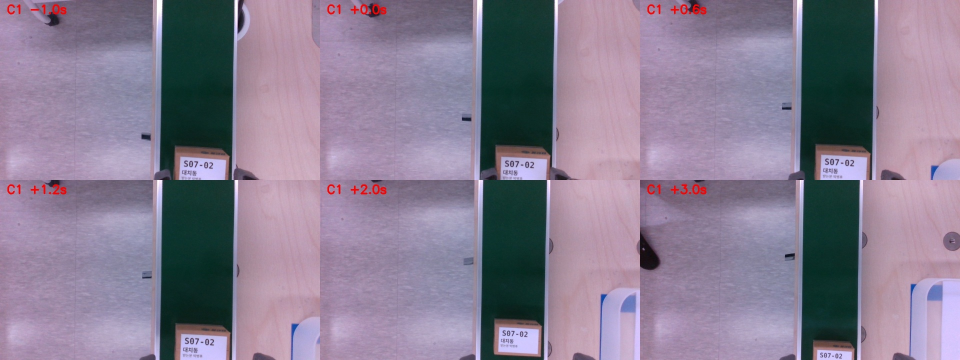
#> input picture archive/drive/raw/1012/u9_frames/C1_montage.jpg, 1920 x 720 px (shown at 1/2 size)
$ python -i label_preprocess.py   (imports and definitions only)
#> lines starting #> are read from the running program, lines starting #| are printed output that depends on the picture; after the words box and inside, x2 and y2 are one past the last pixel; in counts of white or black regions, pixels touching at a corner belong together
#> further down, picture is the input picture: shape (720, 1920, 3); mean B, G, R 145.1, 124.9, 135.7
"""송장 크롭 전처리 (TR-OCR-03): 원근 보정 → 고정 회전 → 2~3배 업스케일 → (선택) 대비 강화.

`find_label_rect` 는 관측 자세 정지 사진용 휴리스틱이다(T16·T18). 흰 송장은 V≈250 으로
벨트 위 위치 테이프(≈130)·레일(≈170)보다 훨씬 밝다. 운용 중에는 box_tracker 의 박스 영역이
LabelCrop 으로 오므로 label_reader 는 `find_label_in_crop` → `crop_upright` 를 쓴다.
"""

from __future__ import annotations

import cv2
import numpy as np

Rect = tuple[tuple[float, float], tuple[float, float], float]  # cv2.minAreaRect 형식


def find_label_rect(image: np.ndarray) -> Rect | None:
    """초록 벨트 열 안에서 가장 큰 밝은 덩어리(송장)의 회전 사각형. 없으면 None."""
    hsv = cv2.cvtColor(image, cv2.COLOR_BGR2HSV)
#> hsv: shape (720, 1920, 3); mean H, S, V 132, 70, 150.5
    green = cv2.inRange(hsv, (40, 60, 20), (95, 255, 200))
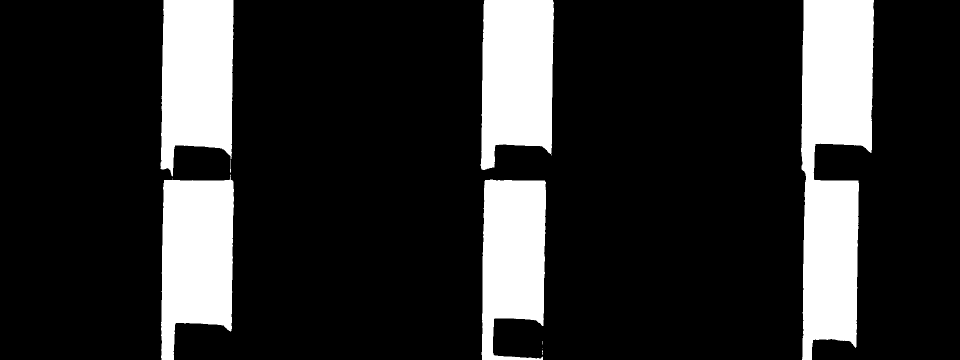
#> green: shape (720, 1920) (shown at 1/2 size); 17.5% white; 10 white regions (4 under 20 px), largest, box (x1, y1, x2, y2) and area: (1602, 0, 1748, 720) 77926, (321, 0, 467, 353) 42694, (322, 349, 468, 720) 42466, (961, 0, 1108, 340) 42327, (963, 359, 1092, 720) 36821, (460, 319, 462, 345) 33
    cols = np.where(green.sum(axis=0) > 255 * 200)[0]
#> cols = 422 values from 323 to 1743
    if cols.size == 0:
        return None
    m = cv2.inRange(hsv, (0, 0, 215), (180, 90, 255))
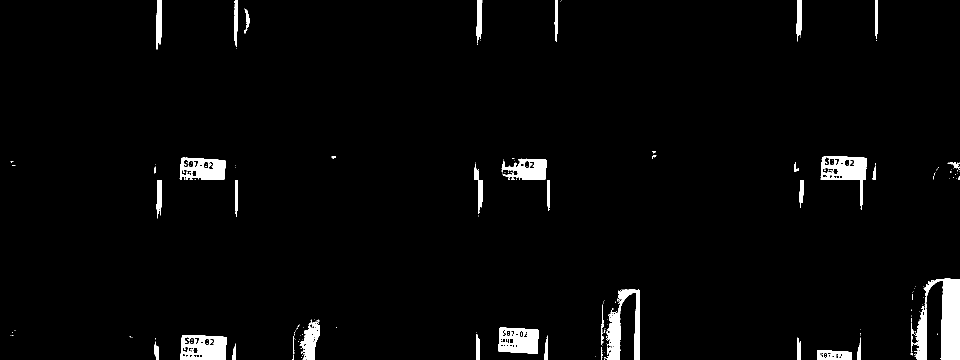
#> m: shape (720, 1920) (shown at 1/2 size); 2.9% white; 214 white regions (177 under 20 px), largest, box (x1, y1, x2, y2) and area: (1822, 557, 1920, 720) 8196, (1208, 578, 1280, 720) 4087, (1641, 312, 1733, 420) 3609
    m[:, : cols.min()] = 0
    m[:, cols.max() :] = 0
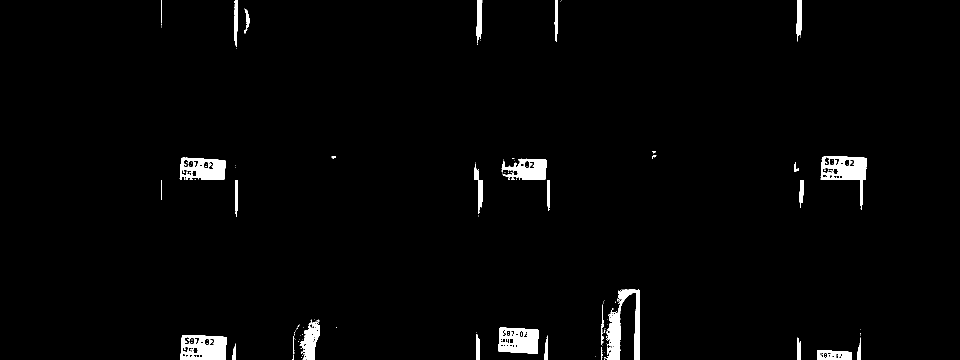
#> m: shape (720, 1920) (shown at 1/2 size); 2.1% white; 152 white regions (121 under 20 px), largest, box (x1, y1, x2, y2) and area: (1208, 578, 1280, 720) 4087, (1641, 312, 1733, 420) 3609, (361, 670, 453, 720) 3586
    m = cv2.morphologyEx(m, cv2.MORPH_CLOSE, np.ones((21, 21), np.uint8))  # 글자 구멍 메움
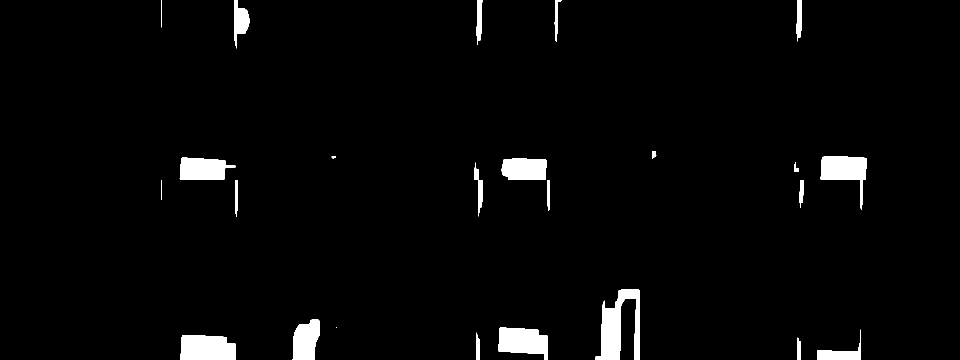
#> m: shape (720, 1920) (shown at 1/2 size); 2.8% white; 24 white regions (1 under 20 px), largest, box (x1, y1, x2, y2) and area: (1191, 578, 1280, 720) 6352, (361, 670, 471, 720) 5003, (997, 655, 1095, 720) 4601
    n, lab, st, _ = cv2.connectedComponentsWithStats(m)
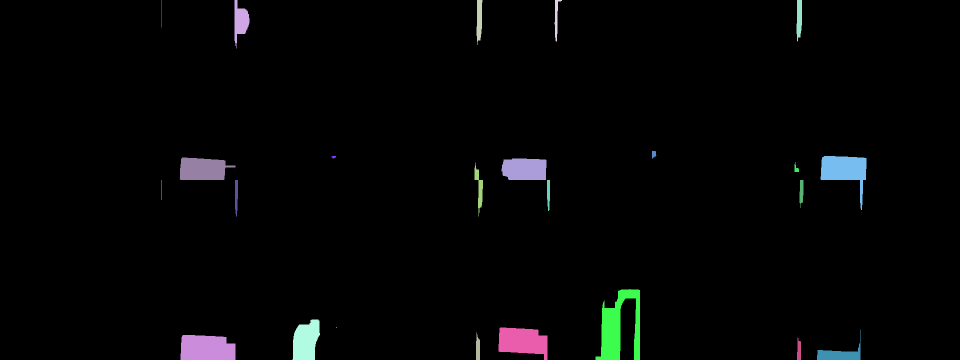
#> lab: shape (720, 1920) int32 (shown at 1/2 size); 25 distinct labels, from 0 to 24; one colour per label, 0 black
#> n = 25; st = 25 rows, first 6: [0, 0, 1920, 720, 1343090], [323, 0, 1, 55, 55], [469, 0, 30, 97, 1581], [953, 0, 12, 90, 803], [1109, 0, 15, 83, 440], [1593, 0, 11, 83, 741]
    if n < 2:
        return None
    i = max(range(1, n), key=lambda j: st[j, cv2.CC_STAT_AREA])
#> i = 17
    pts = np.column_stack(np.where(lab == i))[:, ::-1].astype(np.float32)
#> pts = 6352 pairs, first value 1191 to 1279, second value 578 to 719
    return cv2.minAreaRect(pts)


# [38 lines left out: function find_label_in_crop, not called in this run]


# 관측 자세 화면에서 송장 글자가 나아가는 방향(이미지 좌표, y 아래). 송장은 박스 윗면에 늘 같은
# 방향으로 붙고 박스 긴 변이 벨트 방향이라 고정이다(TR-OCR-03). 카메라 장착이 바뀌면 다시 정한다.
BASELINE_DIR = (0.0, 1.0)


# [34 lines left out: function crop_upright, not called in this run]

>>> import cv2
>>> picture = cv2.imread('../../../archive/drive/raw/1012/u9_frames/C1_montage.jpg')
>>> result = find_label_rect(picture)
#> result = ((1235, 648.5), (141, 88), -90)

$ run again, on archive/drive/raw/1012/u9_frames/C3_montage.jpg
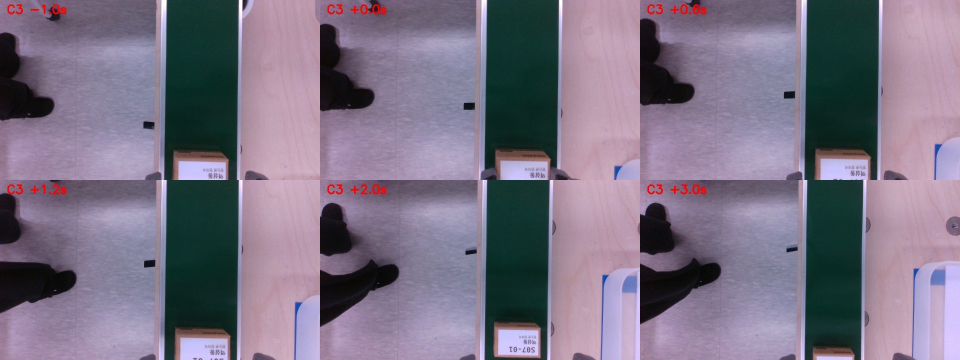
#> input picture archive/drive/raw/1012/u9_frames/C3_montage.jpg, 1920 x 720 px (shown at 1/2 size)
#> picture is the input picture: shape (720, 1920, 3); mean B, G, R 132, 113.6, 122.8
#> hsv: shape (720, 1920, 3); mean H, S, V 129.8, 71.8, 137.3
#> in find_label_rect, `green = cv2.inRange(hsv, (40, 60, 20), (95, 255, 200))`:
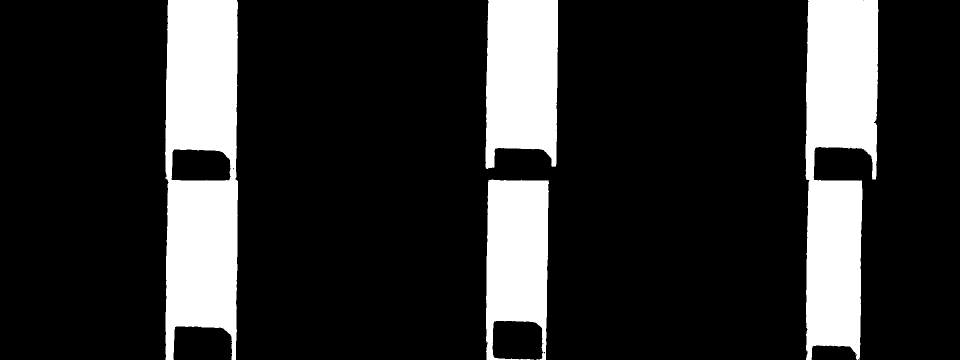
#> green: shape (720, 1920) (shown at 1/2 size); 17.9% white; 4 white regions, box (x1, y1, x2, y2) and area: (330, 0, 476, 720) 87472, (1611, 0, 1757, 720) 80166, (971, 0, 1116, 338) 43223, (972, 359, 1098, 720) 36221
#> cols = 426 values from 332 to 1753
#> in find_label_rect, `n, lab, st, _ = cv2.connectedComponentsWithStats(m)`:
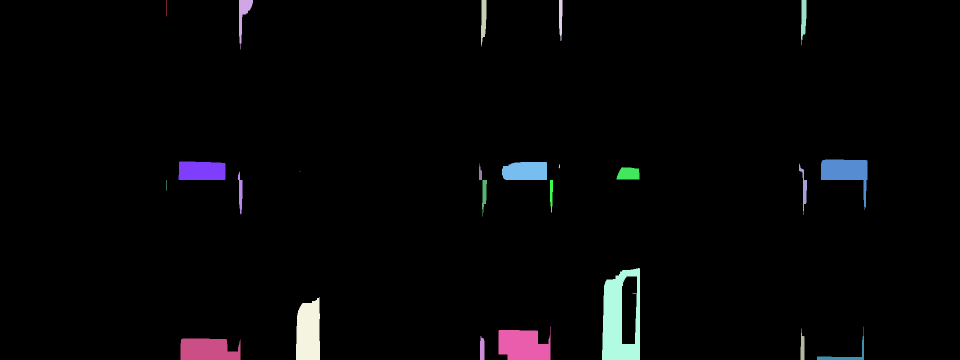
#> lab: shape (720, 1920) int32 (shown at 1/2 size); 25 distinct labels, from 0 to 24; one colour per label, 0 black
#> n = 25; st = 25 rows, first 6: [0, 0, 1920, 720, 1340420], [332, 0, 1, 33, 33], [478, 0, 28, 99, 1011], [962, 0, 11, 93, 752], [1118, 0, 7, 82, 463], [1602, 0, 11, 90, 705]
#> i = 18
#> pts = 9016 pairs, first value 1204 to 1279, second value 536 to 719
#> result = ((1241.5, 627.5), (183, 75), -90)

$ run again, on archive/drive/raw/1012/u9_frames/C4_montage.jpg
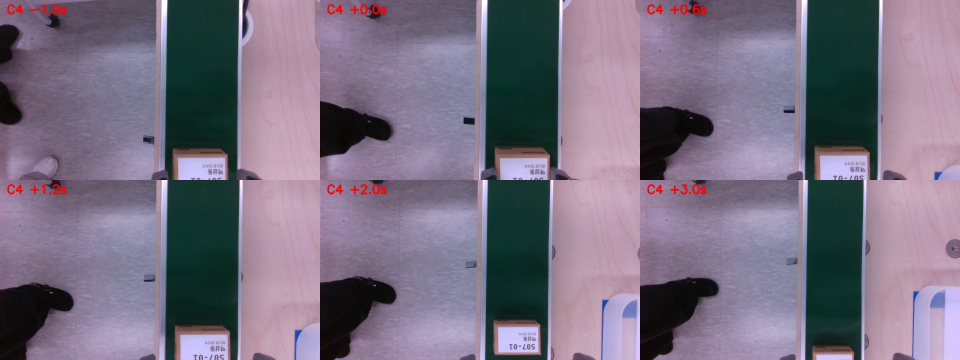
#> input picture archive/drive/raw/1012/u9_frames/C4_montage.jpg, 1920 x 720 px (shown at 1/2 size)
#> picture is the input picture: shape (720, 1920, 3); mean B, G, R 128.8, 111.1, 120.5
#> hsv: shape (720, 1920, 3); mean H, S, V 129.2, 72, 134.3
#> in find_label_rect, `green = cv2.inRange(hsv, (40, 60, 20), (95, 255, 200))`:
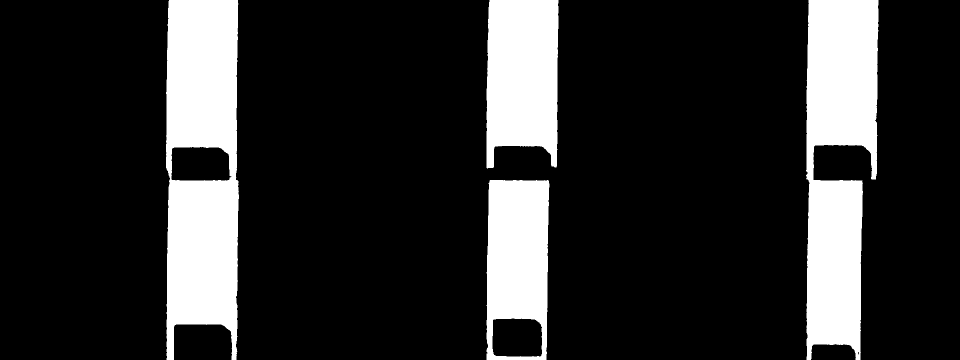
#> green: shape (720, 1920) (shown at 1/2 size); 17.6% white; 4 white regions, box (x1, y1, x2, y2) and area: (332, 0, 478, 720) 85661, (1612, 0, 1757, 720) 78839, (973, 0, 1117, 337) 42448, (973, 360, 1099, 720) 36158
#> cols = 425 values from 333 to 1753
#> in find_label_rect, `n, lab, st, _ = cv2.connectedComponentsWithStats(m)`:
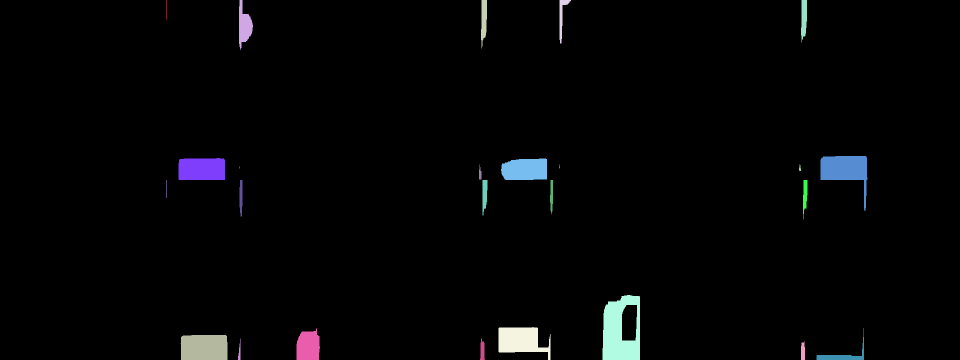
#> lab: shape (720, 1920) int32 (shown at 1/2 size); 26 distinct labels, from 0 to 25; one colour per label, 0 black
#> n = 26; st = 26 rows, first 6: [0, 0, 1920, 720, 1344262], [333, 0, 1, 39, 39], [478, 0, 28, 100, 1568], [962, 0, 12, 97, 849], [1119, 0, 23, 87, 606], [1602, 0, 12, 85, 789]
#> i = 18
#> pts = 7007 pairs, first value 1205 to 1279, second value 590 to 719
#> result = ((1242, 654.5), (129, 74), -90)
